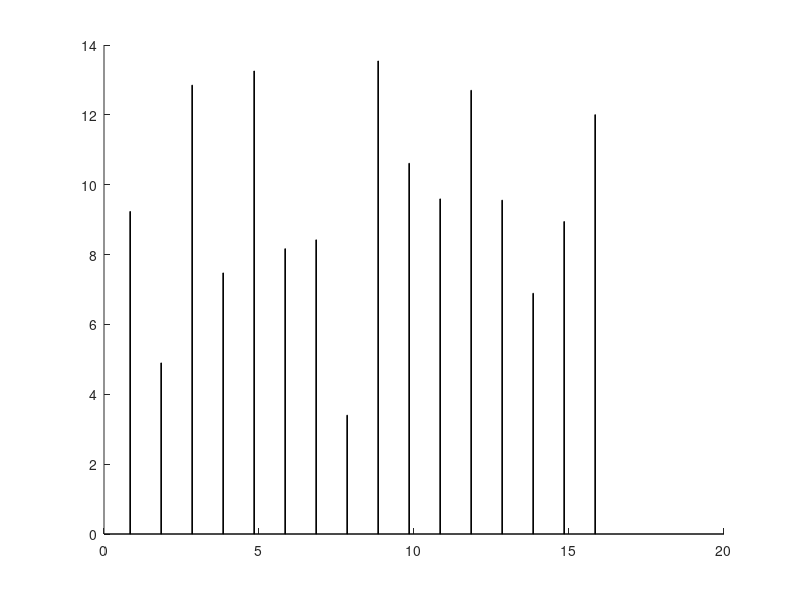

Recreate this plot in MATLAB. (Note: this script raises an error after producing the figure.)
% Create data for childhood disease cases
src_path = '/Users/wentaochang/Documents/BARS_Analysis/BotsWeeklyPatterns/';

one = [10238 134 380946 1762 570995 3524 4544 30 760802 40662 14672 328533 14150 984 7673 163485];
two = [723 24 99886 67 42306 189 148 0 54505 2989 329 15985 1394 134 185 6421];
three = [205 6 12718 18 9548 41 40 0 5340 1115 92 4671 482 37 41 1904];
four = [81 1 1677 5 4756 33 28 0 2433 669 38 2401 240 17 16 890];
five = [29 1 788 4 2969 9 74 0 1593 526 22 1652 112 10 11 462];
moreFive = [58 6 1480 4 20186 19 37 1 3965 1181 19 4208 368 30 12 1254];
families = {'Aldibot','Armageddon', 'Blackenergy','Colddeath','Conficker','Darkcomet','Darkshell', 'Ddoser','Dirtjumper' ,'Illusion', 'Nitol', 'Optima' ,'Pandora' ,'Torpig', 'Yzf' ,'Zeus'};

% Create a stacked bar chart using the bar function
hFig = figure('visible','on');
bar(1:16, [log(one)' log(two)' log(three)' log(four)' log(five)' log(moreFive)'], 0.5, 'stack');

% Adjust the axis limits
axis([0 17 0 70]);

% Add title and axis labels
%title('Bots structure  per family');
set(gca,'Xtick',1:16, 'XTickLabel',families);
XTick = get(gca,'XTick');
t = cell(1,size(XTick,2));
for i = 1:size(XTick,2)
   t{1,i} = text(XTick(i),-0.2,families(i),'FontSize',20, 'FontWeight', 'b');
end
set(cell2mat(t),'HorizontalAlignment','right','VerticalAlignment','middle',...
            'Rotation',40);
set(gca,'xticklabel','');
% Add a legend
h_legend = legend('1', '2', '3', '4', '5', '6+');
set(h_legend, 'FontSize', 20);
set(hFig,'PaperSize',[15,8],'PaperPosition',[-1 0 15 8]);

%set(get(gca,'XLabel'),'string','Botnet families','FontSize',25,'FontWeight','b');
set(get(gca,'YLabel'),'string','Number of Unique IPs (log)','FontSize',25,'FontWeight','b');
set(gca,'FontSize',10,'FontWeight','b');

p = get(gca,'Position');
set(gca,'Position',[p(1) p(2)+0.1 p(3)-0.1 p(4)-0.2]);

grid on;
output_path = strcat(src_path,'/all_family_bots_occurrence.eps');
saveas(hFig,output_path,'epsc');